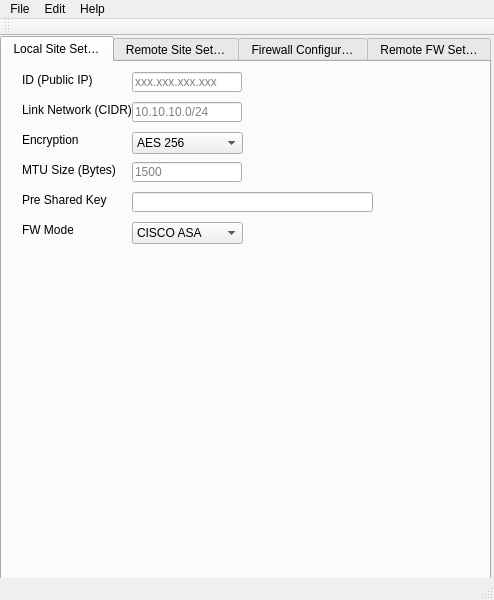
<?xml version="1.0" encoding="UTF-8"?>
<ui version="4.0">
 <class>MainWindow</class>
 <widget class="QMainWindow" name="MainWindow">
  <property name="geometry">
   <rect>
    <x>0</x>
    <y>0</y>
    <width>494</width>
    <height>600</height>
   </rect>
  </property>
  <property name="windowTitle">
   <string>MainWindow</string>
  </property>
  <property name="windowIcon">
   <iconset>
    <normaloff>../../Downloads/flame3.jpg</normaloff>../../Downloads/flame3.jpg</iconset>
  </property>
  <widget class="QWidget" name="centralwidget">
   <widget class="QTabWidget" name="tablFirewallConfig">
    <property name="geometry">
     <rect>
      <x>0</x>
      <y>0</y>
      <width>491</width>
      <height>551</height>
     </rect>
    </property>
    <property name="currentIndex">
     <number>0</number>
    </property>
    <property name="elideMode">
     <enum>Qt::ElideRight</enum>
    </property>
    <widget class="QWidget" name="tabNcdSettings">
     <attribute name="title">
      <string>Local Site Settings</string>
     </attribute>
     <widget class="QLineEdit" name="leLocalId">
      <property name="geometry">
       <rect>
        <x>130</x>
        <y>10</y>
        <width>110</width>
        <height>20</height>
       </rect>
      </property>
      <property name="placeholderText">
       <string>xxx.xxx.xxx.xxx</string>
      </property>
     </widget>
     <widget class="QLineEdit" name="leLocalLinkNetwork">
      <property name="geometry">
       <rect>
        <x>130</x>
        <y>40</y>
        <width>110</width>
        <height>20</height>
       </rect>
      </property>
      <property name="placeholderText">
       <string>10.10.10.0/24</string>
      </property>
     </widget>
     <widget class="QLineEdit" name="leLocalMtuSize">
      <property name="geometry">
       <rect>
        <x>130</x>
        <y>100</y>
        <width>110</width>
        <height>20</height>
       </rect>
      </property>
      <property name="placeholderText">
       <string>1500</string>
      </property>
     </widget>
     <widget class="QLineEdit" name="leLocalPsk">
      <property name="geometry">
       <rect>
        <x>130</x>
        <y>130</y>
        <width>241</width>
        <height>20</height>
       </rect>
      </property>
     </widget>
     <widget class="QLabel" name="laLocalId">
      <property name="geometry">
       <rect>
        <x>20</x>
        <y>10</y>
        <width>111</width>
        <height>16</height>
       </rect>
      </property>
      <property name="text">
       <string>ID (Public IP)</string>
      </property>
     </widget>
     <widget class="QLabel" name="laLocalLinkNetwork">
      <property name="geometry">
       <rect>
        <x>20</x>
        <y>40</y>
        <width>111</width>
        <height>16</height>
       </rect>
      </property>
      <property name="text">
       <string>Link Network (CIDR)</string>
      </property>
     </widget>
     <widget class="QLabel" name="laLocalEncryption">
      <property name="geometry">
       <rect>
        <x>20</x>
        <y>70</y>
        <width>111</width>
        <height>16</height>
       </rect>
      </property>
      <property name="text">
       <string>Encryption</string>
      </property>
     </widget>
     <widget class="QLabel" name="laLocalMtuSize">
      <property name="geometry">
       <rect>
        <x>20</x>
        <y>100</y>
        <width>111</width>
        <height>16</height>
       </rect>
      </property>
      <property name="text">
       <string>MTU Size (Bytes)</string>
      </property>
     </widget>
     <widget class="QLabel" name="laLocalPsk">
      <property name="geometry">
       <rect>
        <x>20</x>
        <y>130</y>
        <width>111</width>
        <height>16</height>
       </rect>
      </property>
      <property name="text">
       <string>Pre Shared Key</string>
      </property>
     </widget>
     <widget class="QComboBox" name="cbLocalEncryption">
      <property name="geometry">
       <rect>
        <x>130</x>
        <y>70</y>
        <width>111</width>
        <height>22</height>
       </rect>
      </property>
      <item>
       <property name="text">
        <string>AES 256</string>
       </property>
      </item>
      <item>
       <property name="text">
        <string>AES</string>
       </property>
      </item>
      <item>
       <property name="text">
        <string>3DES</string>
       </property>
      </item>
     </widget>
     <widget class="QLabel" name="laLocalFwModel">
      <property name="geometry">
       <rect>
        <x>20</x>
        <y>160</y>
        <width>51</width>
        <height>16</height>
       </rect>
      </property>
      <property name="text">
       <string>FW Model</string>
      </property>
     </widget>
     <widget class="QComboBox" name="cbLocalFwModel">
      <property name="geometry">
       <rect>
        <x>130</x>
        <y>160</y>
        <width>111</width>
        <height>22</height>
       </rect>
      </property>
      <item>
       <property name="text">
        <string>CISCO ASA</string>
       </property>
      </item>
      <item>
       <property name="text">
        <string>Juniper SRX</string>
       </property>
      </item>
     </widget>
    </widget>
    <widget class="QWidget" name="tabRemoteSettings">
     <attribute name="title">
      <string>Remote Site Settings</string>
     </attribute>
     <widget class="QLabel" name="laRssId">
      <property name="geometry">
       <rect>
        <x>20</x>
        <y>10</y>
        <width>111</width>
        <height>16</height>
       </rect>
      </property>
      <property name="text">
       <string>ID (Public IP)</string>
      </property>
     </widget>
     <widget class="QLabel" name="laRssLinkNetwork">
      <property name="geometry">
       <rect>
        <x>20</x>
        <y>40</y>
        <width>111</width>
        <height>16</height>
       </rect>
      </property>
      <property name="text">
       <string>Link Network (CIDR)</string>
      </property>
     </widget>
     <widget class="QLineEdit" name="leRssId">
      <property name="geometry">
       <rect>
        <x>130</x>
        <y>10</y>
        <width>110</width>
        <height>20</height>
       </rect>
      </property>
      <property name="placeholderText">
       <string>xxx.xxx.xxx.xxx</string>
      </property>
     </widget>
     <widget class="QLabel" name="laRssMtuSize">
      <property name="geometry">
       <rect>
        <x>20</x>
        <y>100</y>
        <width>111</width>
        <height>16</height>
       </rect>
      </property>
      <property name="text">
       <string>MTU Size (Bytes)</string>
      </property>
     </widget>
     <widget class="QLineEdit" name="leRssMtuSize">
      <property name="geometry">
       <rect>
        <x>130</x>
        <y>100</y>
        <width>110</width>
        <height>20</height>
       </rect>
      </property>
      <property name="placeholderText">
       <string>1500</string>
      </property>
     </widget>
     <widget class="QLabel" name="laRssEncryption">
      <property name="geometry">
       <rect>
        <x>20</x>
        <y>70</y>
        <width>111</width>
        <height>16</height>
       </rect>
      </property>
      <property name="text">
       <string>Encryption</string>
      </property>
     </widget>
     <widget class="QLabel" name="laRssPsk">
      <property name="geometry">
       <rect>
        <x>20</x>
        <y>130</y>
        <width>111</width>
        <height>16</height>
       </rect>
      </property>
      <property name="text">
       <string>Pre Shared Key</string>
      </property>
     </widget>
     <widget class="QLineEdit" name="leRssLinkNetwork">
      <property name="geometry">
       <rect>
        <x>130</x>
        <y>40</y>
        <width>110</width>
        <height>20</height>
       </rect>
      </property>
      <property name="placeholderText">
       <string>10.10.10.0/24</string>
      </property>
     </widget>
     <widget class="QComboBox" name="cbRssEncryption">
      <property name="geometry">
       <rect>
        <x>130</x>
        <y>70</y>
        <width>111</width>
        <height>22</height>
       </rect>
      </property>
      <item>
       <property name="text">
        <string>AES 256</string>
       </property>
      </item>
      <item>
       <property name="text">
        <string>AES</string>
       </property>
      </item>
      <item>
       <property name="text">
        <string>3DES</string>
       </property>
      </item>
     </widget>
     <widget class="QLineEdit" name="leRssPsk">
      <property name="geometry">
       <rect>
        <x>130</x>
        <y>130</y>
        <width>241</width>
        <height>20</height>
       </rect>
      </property>
     </widget>
     <widget class="QComboBox" name="cbRemoteFwModel">
      <property name="geometry">
       <rect>
        <x>130</x>
        <y>160</y>
        <width>111</width>
        <height>22</height>
       </rect>
      </property>
      <item>
       <property name="text">
        <string>CISCO ASA</string>
       </property>
      </item>
      <item>
       <property name="text">
        <string>Juniper SRX</string>
       </property>
      </item>
     </widget>
     <widget class="QLabel" name="laRemoteFwModel">
      <property name="geometry">
       <rect>
        <x>20</x>
        <y>160</y>
        <width>51</width>
        <height>16</height>
       </rect>
      </property>
      <property name="text">
       <string>FW Model</string>
      </property>
     </widget>
     <widget class="QPushButton" name="pbGenerate">
      <property name="geometry">
       <rect>
        <x>130</x>
        <y>200</y>
        <width>75</width>
        <height>23</height>
       </rect>
      </property>
      <property name="text">
       <string>Generate</string>
      </property>
     </widget>
    </widget>
    <widget class="QWidget" name="tabFirewallConfig">
     <attribute name="title">
      <string>Firewall Configuration</string>
     </attribute>
     <widget class="QTextBrowser" name="tbLocalFirewallConfig">
      <property name="geometry">
       <rect>
        <x>0</x>
        <y>0</y>
        <width>491</width>
        <height>521</height>
       </rect>
      </property>
     </widget>
    </widget>
    <widget class="QWidget" name="tab">
     <attribute name="title">
      <string>Remote FW Settings</string>
     </attribute>
     <widget class="QTextBrowser" name="tbRemoteFirewallConfig">
      <property name="geometry">
       <rect>
        <x>0</x>
        <y>0</y>
        <width>491</width>
        <height>521</height>
       </rect>
      </property>
     </widget>
    </widget>
   </widget>
  </widget>
  <widget class="QMenuBar" name="mbMenuBar">
   <property name="geometry">
    <rect>
     <x>0</x>
     <y>0</y>
     <width>494</width>
     <height>18</height>
    </rect>
   </property>
   <widget class="QMenu" name="mfMenuFile">
    <property name="title">
     <string>File</string>
    </property>
    <addaction name="actionOpen"/>
    <addaction name="separator"/>
    <addaction name="actionSave"/>
    <addaction name="actionSave_as"/>
    <addaction name="separator"/>
    <addaction name="acActionClose"/>
   </widget>
   <widget class="QMenu" name="menuEdit">
    <property name="title">
     <string>Edit</string>
    </property>
    <addaction name="acClearForms"/>
   </widget>
   <widget class="QMenu" name="menuHelp">
    <property name="title">
     <string>Help</string>
    </property>
    <addaction name="actionHelp"/>
    <addaction name="actionAbout"/>
   </widget>
   <addaction name="mfMenuFile"/>
   <addaction name="menuEdit"/>
   <addaction name="menuHelp"/>
  </widget>
  <widget class="QStatusBar" name="statusbar"/>
  <widget class="QToolBar" name="toolBar">
   <property name="windowTitle">
    <string>toolBar</string>
   </property>
   <attribute name="toolBarArea">
    <enum>TopToolBarArea</enum>
   </attribute>
   <attribute name="toolBarBreak">
    <bool>false</bool>
   </attribute>
  </widget>
  <action name="actionOpen">
   <property name="text">
    <string>Open</string>
   </property>
  </action>
  <action name="actionSave">
   <property name="text">
    <string>Save</string>
   </property>
  </action>
  <action name="actionSave_as">
   <property name="text">
    <string>Save as...</string>
   </property>
  </action>
  <action name="acActionClose">
   <property name="text">
    <string>Close</string>
   </property>
  </action>
  <action name="acClearForms">
   <property name="text">
    <string>Clear Forms</string>
   </property>
  </action>
  <action name="actionHelp">
   <property name="text">
    <string>Help</string>
   </property>
  </action>
  <action name="actionAbout">
   <property name="text">
    <string>About</string>
   </property>
  </action>
 </widget>
 <tabstops>
  <tabstop>tablFirewallConfig</tabstop>
  <tabstop>leLocalId</tabstop>
  <tabstop>leLocalLinkNetwork</tabstop>
  <tabstop>cbLocalEncryption</tabstop>
  <tabstop>leLocalMtuSize</tabstop>
  <tabstop>leLocalPsk</tabstop>
  <tabstop>cbLocalFwModel</tabstop>
  <tabstop>leRssId</tabstop>
  <tabstop>leRssLinkNetwork</tabstop>
  <tabstop>cbRssEncryption</tabstop>
  <tabstop>leRssMtuSize</tabstop>
  <tabstop>leRssPsk</tabstop>
  <tabstop>cbRemoteFwModel</tabstop>
  <tabstop>pbGenerate</tabstop>
  <tabstop>tbLocalFirewallConfig</tabstop>
  <tabstop>tbRemoteFirewallConfig</tabstop>
 </tabstops>
 <resources/>
 <connections/>
</ui>
